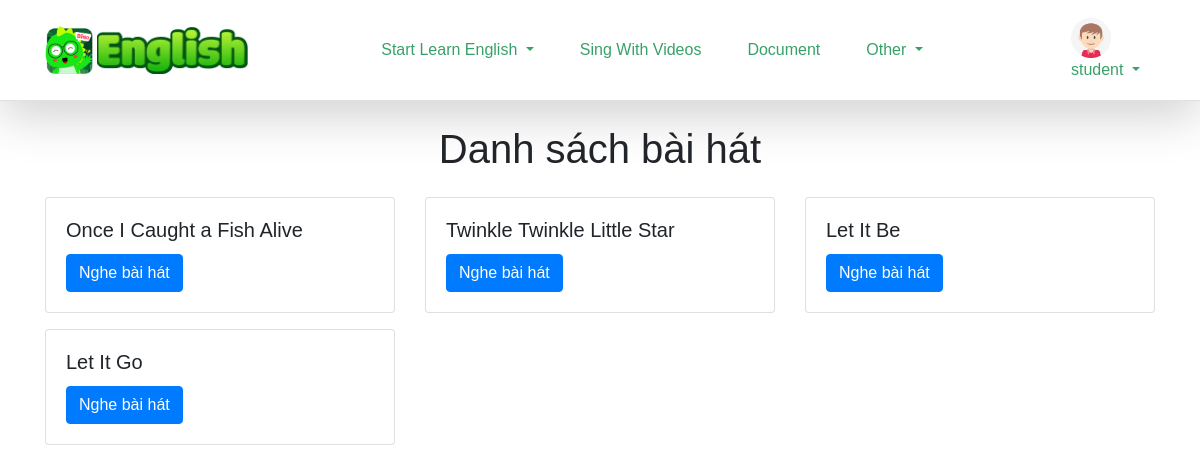
The app's page /project/audio_collection_page.php (signed in) with its own data.
### tables this page shows
CREATE TABLE `users` (
  `user_id` int(11) NOT NULL,
  `username` varchar(50) NOT NULL,
  `password` varchar(255) NOT NULL,
  `email` varchar(100) NOT NULL,
  `created_at` timestamp NOT NULL DEFAULT current_timestamp(),
  `last_login` timestamp NULL DEFAULT NULL,
  `profile_picture` varchar(255) DEFAULT NULL,
  `status` enum('active','inactive','banned') DEFAULT 'active',
  `role` enum('student','teacher') DEFAULT 'student'
);

CREATE TABLE `songs` (
  `id` int(11) NOT NULL,
  `title` varchar(255) NOT NULL,
  `video_file` varchar(255) NOT NULL,
  `audio_file` varchar(255) NOT NULL,
  `lyrics` text NOT NULL,
  `comparison_lyrics` text DEFAULT NULL
);

### project/audio_collection_page.php (the view, shortened to what this page needs)
<!DOCTYPE html>
<html lang="en">
<head>
    <link href="https://cdn.jsdelivr.net/npm/bootstrap@5.3.1/dist/css/bootstrap.min.css" rel="stylesheet">
    <link rel="stylesheet" href="https://cdnjs.cloudflare.com/ajax/libs/font-awesome/6.4.2/css/all.min.css">
    <link href="https://cdn.jsdelivr.net/npm/tailwindcss@2.2.19/dist/tailwind.min.css" rel="stylesheet">
</head>
<?php
    include('../config/conn.php');
    include('../src/font/learn_english/header_english.php');
    $sql = "SELECT * FROM songs";
    $result = $conn->query($sql);
    $songs = [];
    if ($result->num_rows > 0) {
        while ($row = $result->fetch_assoc()) {
            $songs[] = $row;
        }
    }
?>
<body>
    <h1 class="text-center mt-4">Danh sách bài hát</h1>
    <div class="container mt-4">
        <div class="row">
            <?php if (count($songs) > 0): ?>
                <?php foreach ($songs as $song): ?>
                    <div class="col-md-4 mb-3">
                        <div class="card">
                            <div class="card-body">
                                <h5 class="card-title"><?php echo htmlspecialchars($song["title"]); ?></h5>
                                <a href="../project/audio_song.php?id=<?php echo $song['id']; ?>" class="btn btn-primary">Nghe bài hát</a>
                            </div>
                        </div>
                    </div>
                <?php endforeach; ?>
            <?php else: ?>
                <p class="text-center">Không có bài hát nào để hiển thị.</p>
            <?php endif; ?>
        </div>
    </div>
</body>
</html>

### src/font/learn_english/header_english.php (shortened to what this page needs)
<!DOCTYPE html>
<html lang="vi">
<head>
    <link rel="stylesheet" href="https://maxcdn.bootstrapcdn.com/bootstrap/4.5.2/css/bootstrap.min.css">
</head>
<?php
include("../config/conn.php");
$user = null;
if (isset($_SESSION['username'])) {
    $loggedInUsername = $_SESSION['username'];
    $sql = "SELECT * FROM users WHERE username = ?";
    $stmt = $conn->prepare($sql);
    $stmt->bind_param("s", $loggedInUsername);
    $stmt->execute();
    $result = $stmt->get_result();
    if ($result && $result->num_rows > 0) {
        $user = $result->fetch_assoc();
    }
}
?>
<body>
    <header class="w-100 border-bottom shadow-lg bg-white">
        <div class="container d-flex justify-content-between align-items-center py-2">
            <a href="../project/website.php" class="d-flex align-items-center">
                <img src="<?= '../public/images/icons/dino.png' ?>" alt="Logo" class="h-12 mr-1">
                <img src="<?= '../public/images/icons/dino_name.png' ?>" alt="Logo" class="h-12">
            </a>
            <nav class="d-none d-lg-flex gap-3">
                <div class="dropdown">
                <a class="nav-link dropdown-toggle" id="otherDropdown" role="button" data-bs-toggle="dropdown"
                        aria-expanded="false" title="Khác">
                       Start Learn English
                    </a>
                </div>
                <a class="dropdown-item" href="../project/audio_collection_page.php"
                title="Singing and Videos">Sing With Videos</a>
                <a href="../project/document_english.php" class="nav-link" title="Tài liệu">Document</a>
                <div class="dropdown">
                    <a class="nav-link dropdown-toggle" id="otherDropdown" role="button" data-bs-toggle="dropdown"
                        aria-expanded="false" title="Khác">
                        Other
                    </a>
                </div>
            </nav>
            <?php if (isset($user)): ?>
                <a href="#" class="nav-link dropdown-toggle" id="userDropdown" role="button" data-bs-toggle="dropdown"
                    aria-expanded="false">
                    <img src="../public/images/icons/ic_default_ava_male.png" alt="User Avatar" class="h-10 ">
                    <?php echo htmlspecialchars($user['username']); ?>
                </a>
            <?php endif; ?>
        </div>
    </header>
</body>
</html>

### src/font/learn_english/header_english.php (style rules this page uses)
body { font-family: 'Arial', sans-serif; }
.nav-link { color: #38a169; transition: color 0.3s, box-shadow 0.3s; padding: 10px 15px; border-radius: 5px; }
.dropdown-item { color: #38a169; transition: color 0.3s, background-color 0.3s; padding: 10px 15px; border-radius: 5px; }

### records on screen
users: username "student"
songs: title "Once I Caught a Fish Alive"
songs: title "Twinkle Twinkle Little Star"
songs: title "Let It Be"
songs: title "Let It Go"
